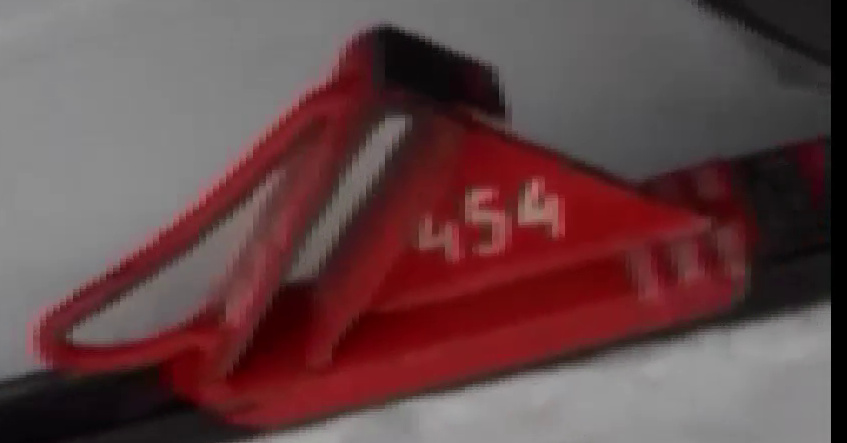
#> input picture 2nd term/4th lab/data/Video_2024-01-25_1426501314.jpg, 847 x 443 px
$ python -i fontan.py   (imports and definitions only)
#> lines starting #> are read from the running program, lines starting #| are printed output that depends on the picture; after the words box and inside, x2 and y2 are one past the last pixel; in counts of white or black regions, pixels touching at a corner belong together
import cv2
import numpy as np
import matplotlib.pyplot as plt
from sklearn.datasets import fetch_openml
from sklearn.neighbors import KNeighborsClassifier

# [10 lines left out: function train_knn_mnist, not called in this run]


def preprocess_brake_image(img_path):
#> called with img_path = 'data/Video_2024-01-25_1426501314.jpg'
    print(f"[INFO] Загрузка и предобработка изображения: {img_path}")
    image = cv2.imread(img_path)
#> image is the input picture: shape (443, 847, 3); mean B, G, R 72.4, 70.9, 101.1
    gray = cv2.cvtColor(image, cv2.COLOR_BGR2GRAY)
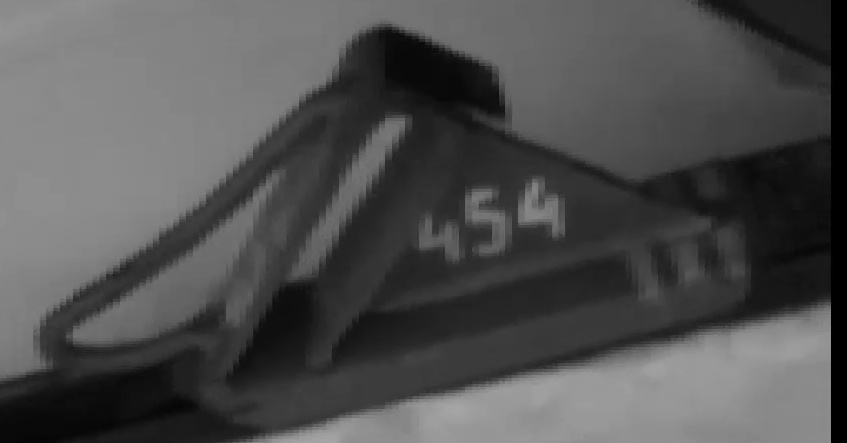
#> gray: shape (443, 847); min 0, max 166, mean 80.1
    blur = cv2.GaussianBlur(gray, (5, 5), 0)

    # Adaptive threshold
    thresh = cv2.adaptiveThreshold(blur, 255,
                                   cv2.ADAPTIVE_THRESH_GAUSSIAN_C,
                                   cv2.THRESH_BINARY_INV, 11, 2)
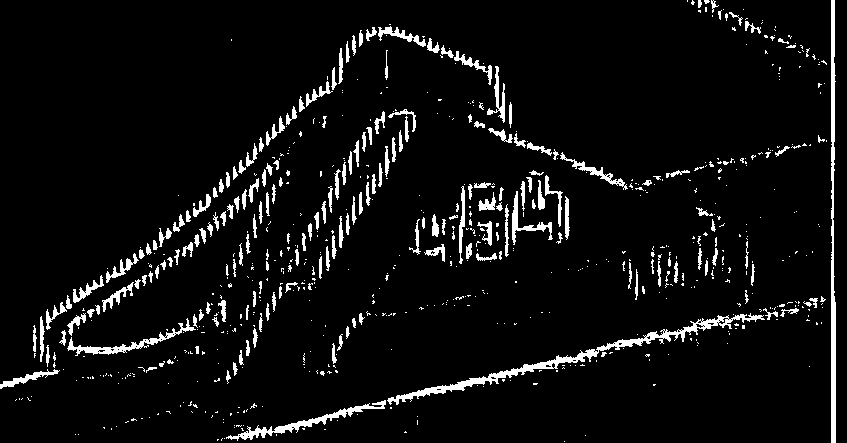
#> thresh: shape (443, 847); 5.8% white; 716 white regions (517 under 20 px), largest, box (x1, y1, x2, y2) and area: (387, 313, 765, 405) 2409, (831, 0, 836, 443) 1721, (226, 400, 386, 441) 936

    plt.imshow(thresh, cmap='gray')
    plt.title("Бинаризация")
    plt.axis("off")
    plt.show()

    return image, thresh


# [61 lines left out: functions extract_digits, recognize_digits, detect_brake_number_knn, not called in this run]

# Пример запуска
# [3 lines not run here, left out]

>>> result = preprocess_brake_image('data/Video_2024-01-25_1426501314.jpg')

$ run again, on 2nd term/4th lab/data/Video_2024-01-25_1426501057.jpg
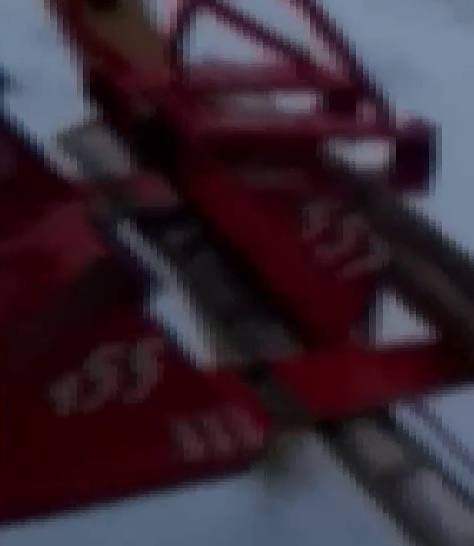
#> input picture 2nd term/4th lab/data/Video_2024-01-25_1426501057.jpg, 474 x 546 px
#> in preprocess_brake_image, image is the input picture: shape (546, 474, 3); mean B, G, R 52.2, 41.3, 56.6
#> in preprocess_brake_image, `gray = cv2.cvtColor(image, cv2.COLOR_BGR2GRAY)`:
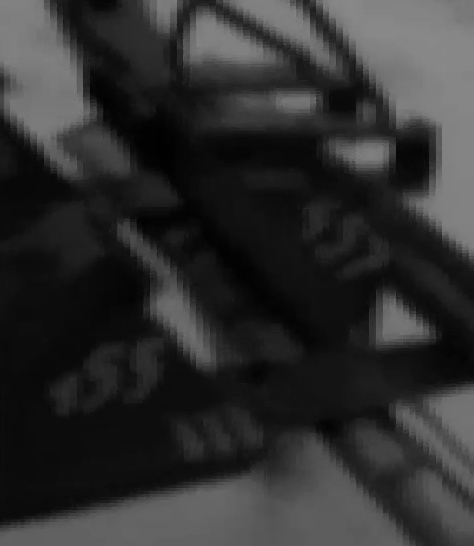
#> gray: shape (546, 474); min 0, max 137, mean 47.1
#> in preprocess_brake_image, `thresh = cv2.adaptiveThreshold(blur, 255, cv2.ADAPTIVE_THRESH_GAUSSIAN..`:
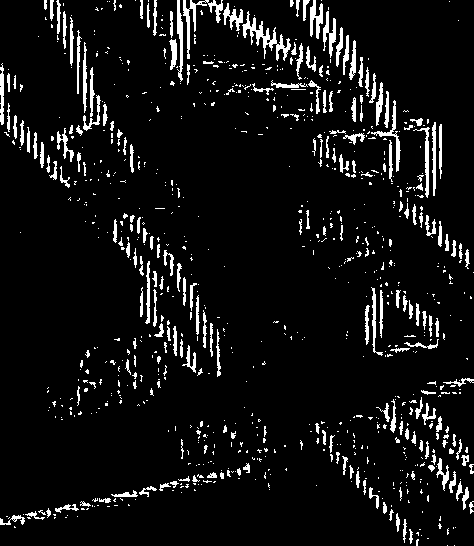
#> thresh: shape (546, 474); 7.2% white; 890 white regions (674 under 20 px), largest, box (x1, y1, x2, y2) and area: (242, 11, 291, 61) 631, (183, 0, 223, 59) 478, (371, 100, 401, 172) 312
